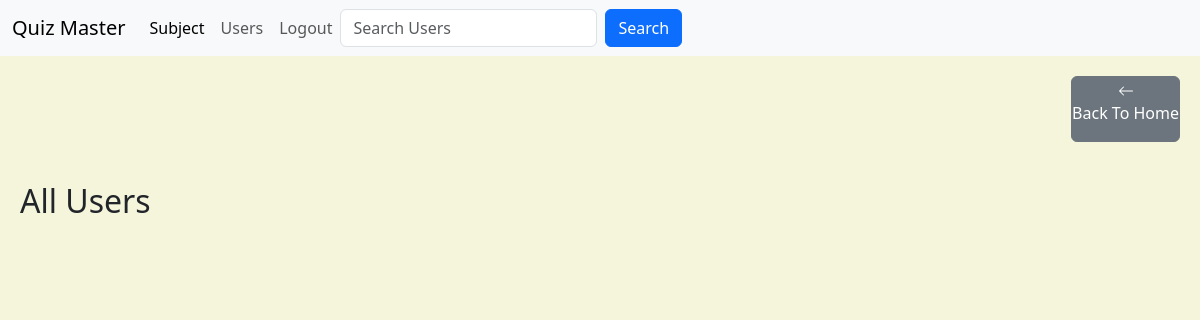
The page /admin/users (signed in) on the database as committed earlier.
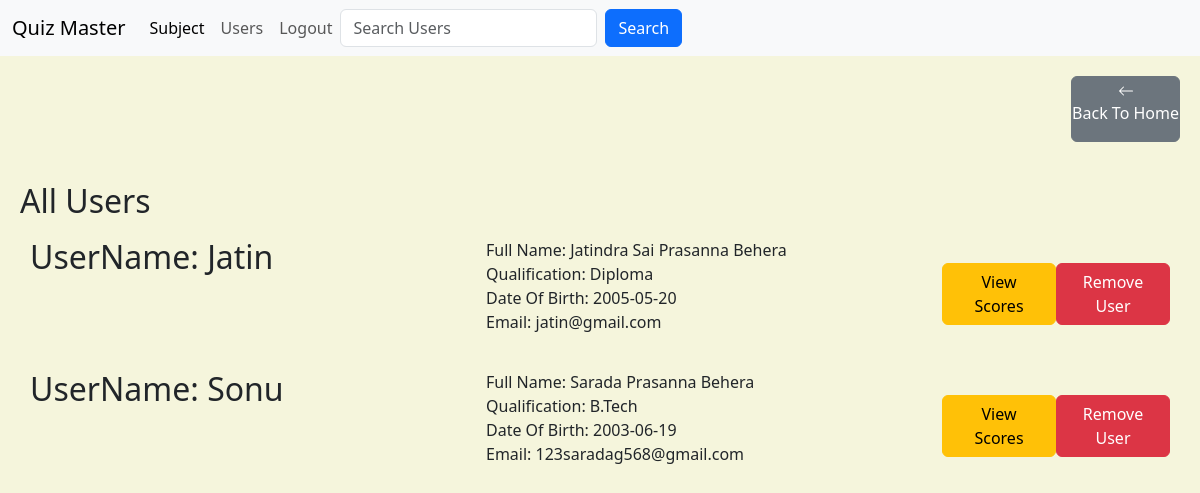
The same page on the database as committed later.
### models/models.py (models this page shows, shortened)
class User(UserMixin, db.Model):
    __tablename__ = 'user'
    id = db.Column(db.Integer, primary_key=True)
    username = db.Column(db.String(100), unique=True, nullable=False)
    email = db.Column(db.String(120), unique=True, nullable=False)
    password_hash = db.Column(db.String(256), nullable=False)
    full_name = db.Column(db.String(100), nullable=False)
    qualification = db.Column(db.String(100), nullable=False)
    dob = db.Column(db.Date, nullable=False)
    scores = db.relationship('Score', backref='user',cascade="all, delete", lazy=True)

### controllers/admin.py (the view)
@admin_bp.route('/users')
@admin_required
def users():
    users = User.query.all()
    return render_template('admin_users.html', users=users, is_admin=True)

### controllers/admin.py (called while the page is built)
def admin_required(f):
    @wraps(f)
    def decorated_function(*args, **kwargs):
        if current_user.is_authenticated:
            user_identifier = current_user.get_id()
            if user_identifier.startswith("admin-"):
                return f(*args, **kwargs)
            else:
                flash('Access denied', 'danger')
                return redirect(url_for('auth.home'))
        else:
            flash('Access denied', 'danger')
            return redirect(url_for('auth.home'))
    return decorated_function

### controllers/auth.py (called while the page is built)
@login_manager.user_loader
def load_user(user_identifier):
    if user_identifier.startswith("admin-"):
        admin_id = int(user_identifier.split("-")[1])
        return Admin.query.get(admin_id)
    elif user_identifier.startswith("user-"):
        user_id = int(user_identifier.split("-")[1])
        return User.query.get(user_id)
    return None

### models/models.py (called while the page is built)
    def get_id(self):
        return f"admin-{self.id}"

### templates/admin_users.html (shortened to what this page needs)
{% extends 'base.html' %}
{% block styles %}
<link rel="stylesheet" href="{{ url_for('static', filename='CSS/admin_users.css') }}">
{% endblock %}
{% block search %}
    <form class="d-flex" action="{{ url_for('admin.search_users') }}" method="GET">
        <input class="form-control me-2" type="search" name="q" placeholder="Search Users">
        <button class="btn btn-primary" type="submit">Search</button>
    </form>
{% endblock %}
{% block content %}
    <div class="styling">
        <a class="btn btn-secondary" href="{{ url_for('admin.dashboard') }}" id="backToDashboard">
            <svg xmlns="http://www.w3.org/2000/svg" width="16" height="16" fill="currentColor" class="bi bi-arrow-left" viewBox="0 0 16 16">
            <path fill-rule="evenodd" d="M15 8a.5.5 0 0 0-.5-.5H2.707l3.147-3.146a.5.5 0 1 0-.708-.708l-4 4a.5.5 0 0 0 0 .708l4 4a.5.5 0 0 0 .708-.708L2.707 8.5H14.5A.5.5 0 0 0 15 8"/>
            </svg>
            <p>Back To Home</p>
        </a>
    </div>
    <div class="viewuser">
        <h2>All Users</h2>
        {% for user in users %}
            <div class="user">
                <div class="list-group">
                    <div class="d-flex w-100">
                        <h2 style="flex: 1;">UserName: {{ user.username }}</h2>
                        <p style="flex: 1;">
                            Full Name: {{ user.full_name }}</br>
                            Qualification: {{ user.qualification }}</br>
                            Date Of Birth: {{ user.dob }}</br>
                            Email: {{ user.email }}
                        </p>
                    </div>
                </div>
                <div class="score">
                    <a href="{{ url_for('admin.user_scores', user_id=user.id) }}" class="btn btn-warning">View Scores</a>
                </div>
                <div class="delete">
                    <button type="button" class="btn btn-danger"
            data-bs-toggle="modal"
            data-bs-target="#deleteuser-{{ user.id }}">
                    Remove User
                </button>
                </div>
            </div>
        {% endfor %}
    </div>
{% endblock %}

### templates/base.html (shortened to what this page needs)
<!DOCTYPE html>
<html lang="en">
    <head>
        {% block styles %}
        {% endblock %}
        <link rel="stylesheet" href="{{ url_for('static', filename='CSS/base.css') }}">
        <link href="https://cdn.jsdelivr.net/npm/bootstrap@5.3.3/dist/css/bootstrap.min.css" rel="stylesheet">
    </head>
    <body>
        <nav class="navbar navbar-expand-lg bg-body-tertiary">
            <div class="container-fluid">
            <a class="navbar-brand" href="{{ url_for('auth.home') }}">Quiz Master</a>
            <div class="collapse navbar-collapse" id="navbarNav">
                {% if current_user.is_authenticated %}
                    {% if is_admin %}
                        <ul class="navbar-nav">
                            <li class="nav-item">
                                <a class="nav-link active" href="{{ url_for('admin.subjects') }}">Subject</a>
                            </li>
                            <li class="nav-item">
                                <a class="nav-link" href="{{ url_for('admin.users')}}">Users</a>
                            </li>
                            <li class="nav-item">
                                <a class="nav-link" href="{{ url_for('auth.logout')}}">Logout</a>
                            </li>
                        </ul>
                    {% endif %}
                    {% block search %}
                    {% endblock %}
                {% endif %}
            </div>
            </div>
        </nav>
        {% block content %}
        {% endblock %}
    </body>
</html>

### static/CSS/admin_users.css (style rules this page uses)
.user { display: grid; grid-template-columns: 8fr 1fr 1fr; padding: 10px; }
.score,.delete { display: flex; align-items: center; justify-content: center; }
.viewuser { padding: 10px !important; margin: 10px !important; }
.styling { width: 100vw; display: flex; justify-content: flex-end; padding: 20px; }
#backToDashboard { padding: 0px !important; }

### static/CSS/base.css (style rules this page uses)
body { height: 100vh; background-color: #F5F5DC !important; }

Rows that differ between the two databases and show on the page:
added User: username "Jatin", full_name "Jatindra Sai Prasanna Behera", qualification "Diploma", dob "2005-05-20", email "jatin@gmail.com"
added User: username "Sonu", full_name "Sarada Prasanna Behera", qualification "B.Tech", dob "2003-06-19", email "123saradag568@gmail.com"
